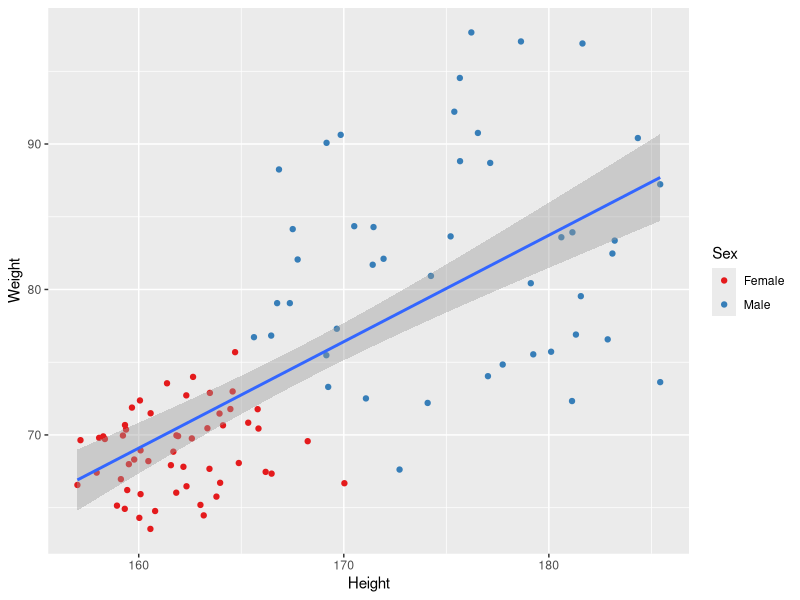
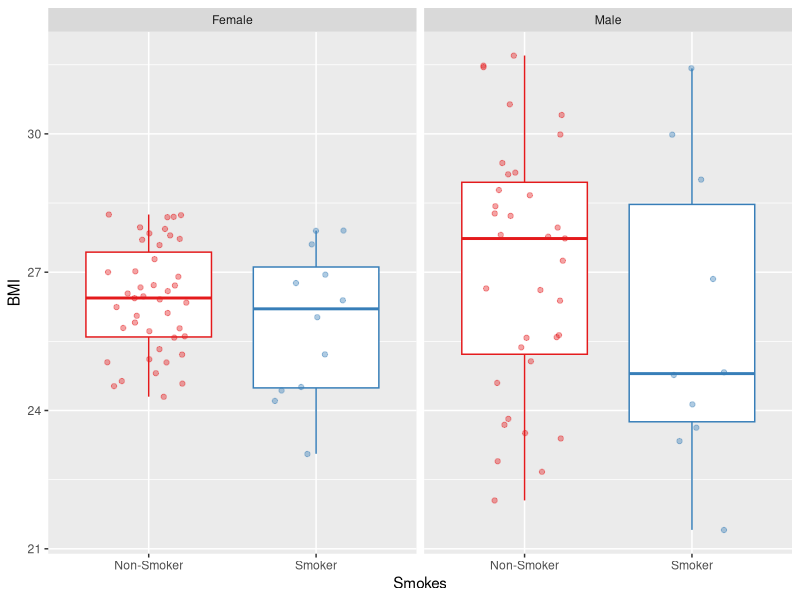
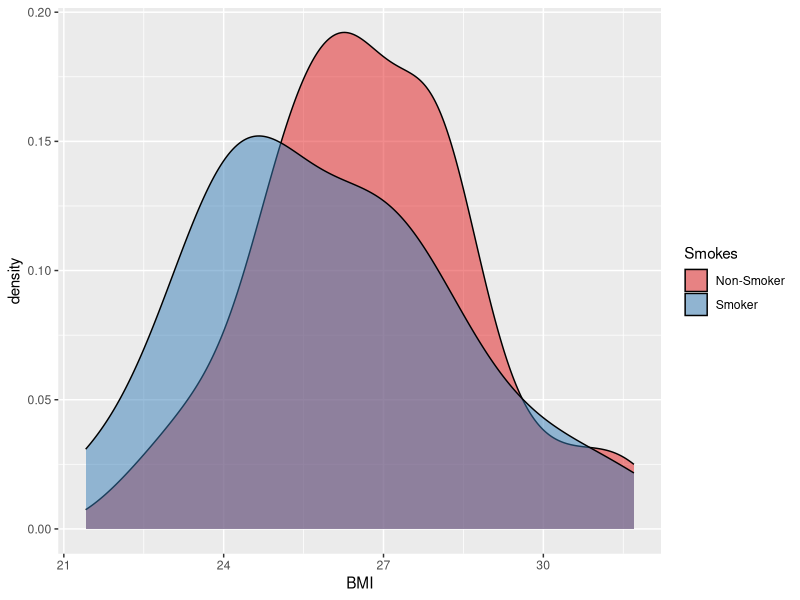

Source code (R) for these figures, in order:
## ---- chunk 1
knitr::opts_chunk$set(echo = FALSE)
## ---- chunk 2
library(readr)
library(ggplot2)
patients <- read_tsv("patient-data-cleaned.txt")
ggplot(data = patients, mapping = aes(x = Height, y = Weight)) +
  geom_point(mapping = aes(colour = Sex)) +
  geom_smooth(method = "lm") +
  scale_colour_brewer(palette = "Set1")
## ---- chunk 3
ggplot(data = patients, mapping = aes(x = Smokes, y = BMI, colour = Smokes)) +
  geom_boxplot() +
  geom_jitter(alpha = 0.4, width = 0.25) +
  facet_wrap(~ Sex) +
  scale_colour_brewer(palette = "Set1") +
  theme(legend.position = "none")
## ---- chunk 4
ggplot(data = patients, mapping = aes(x = BMI)) +
  geom_density(aes(fill = Smokes), alpha = 0.5) +
  scale_fill_brewer(palette = "Set1")
## ---- chunk 5
detach("package:readr", unload = TRUE)
detach("package:ggplot2", unload = TRUE)
## ---- chunk 6
library(tidyverse)
## ---- chunk 7
patients <- read_tsv("patient-data-cleaned.txt")
